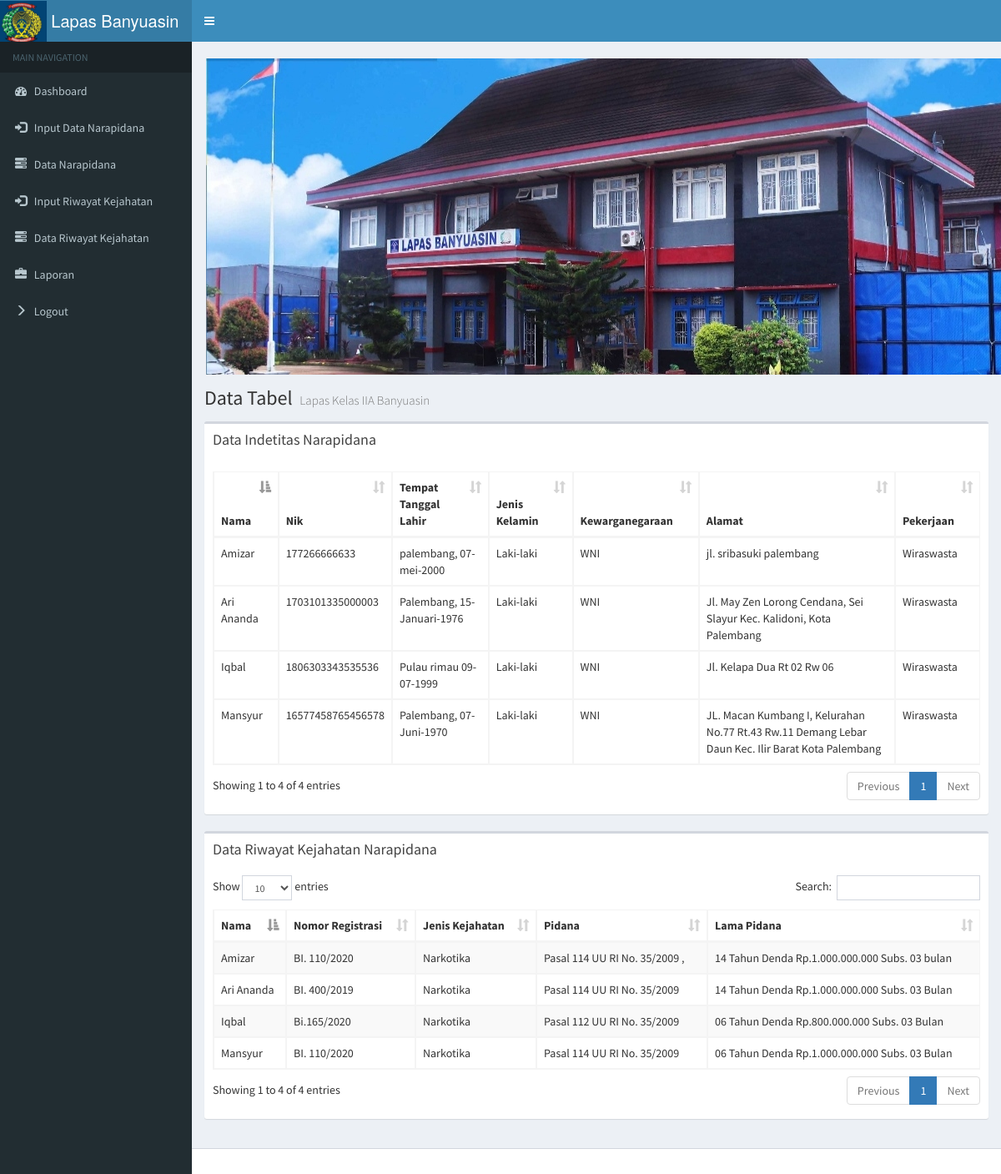
Screenshot of /index.php (signed in) with the database file from the repository.
### tables this page shows
CREATE TABLE `napi` (
  `id` int(11) NOT NULL,
  `nama` varchar(222) NOT NULL,
  `nik` varchar(222) NOT NULL,
  `tmpt_tgl` varchar(222) NOT NULL,
  `jkl` varchar(222) NOT NULL,
  `kwg` varchar(225) NOT NULL,
  `alamat` text NOT NULL,
  `pekerjaan` varchar(222) NOT NULL
);

CREATE TABLE `kejahatan` (
  `id` int(11) NOT NULL,
  `nama` varchar(222) NOT NULL,
  `nmr_regis` varchar(222) NOT NULL,
  `jenis_kjh` varchar(222) NOT NULL,
  `pidana` varchar(222) NOT NULL,
  `lama_pidana` varchar(222) NOT NULL
);

### index.php (the view, shortened to what this page needs)
<!DOCTYPE html>
<html>
<head>
  <link rel="stylesheet" href="bootstrap/css/bootstrap.min.css">
  <link rel="stylesheet" href="https://cdnjs.cloudflare.com/ajax/libs/font-awesome/4.5.0/css/font-awesome.min.css">
  <link rel="stylesheet" href="https://cdnjs.cloudflare.com/ajax/libs/ionicons/2.0.1/css/ionicons.min.css">
  <link rel="stylesheet" href="plugins/datatables/dataTables.bootstrap.css">
  <link rel="stylesheet" href="dist/css/AdminLTE.min.css">
  <link rel="stylesheet" href="dist/css/skins/_all-skins.min.css">
</head>
<body class="hold-transition skin-blue sidebar-mini">
<div class="wrapper">
  <header class="main-header">
    <a href="index.php" class="logo">
      <span class="icon-bar"><img src="a.jpg" width="60px" style="margin-left: -20px;"> Lapas Banyuasin</span>
    </a>
    <nav class="navbar navbar-static-top">
      <a href="#" class="sidebar-toggle" data-toggle="offcanvas" role="button">
      </a>
    </nav>
  </header>
  <aside class="main-sidebar">
    <section class="sidebar">
       <ul class="sidebar-menu">
        <li class="header">MAIN NAVIGATION</li>
        <li class="treeview">
          <a href="index.php">
            <i class="fa fa-dashboard"></i> <span>Dashboard</span>
          </a>
        </li>
        <li class="treeview">
          <a href="input_napi.php">
            <i class="glyphicon glyphicon-log-in"></i> <span>Input Data Narapidana</span>
          </a>
        </li>
        <li class="treeview">
          <a href="data_napi.php">
            <i class="glyphicon glyphicon-tasks"></i> <span>Data Narapidana</span>
          </a>
        </li>
        <li class="treeview">
          <a href="input_kejahatan.php">
            <i class="glyphicon glyphicon-log-in"></i> <span>Input Riwayat Kejahatan</span>
          </a>
        </li>
        <li class="treeview">
          <a href="data_kejahatan.php">
            <i class="glyphicon glyphicon-tasks"></i> <span>Data Riwayat Kejahatan</span>
          </a>
        </li>
        <li class="treeview">
          <a href="cetak.php" target="_blank">
            <i class="glyphicon glyphicon-briefcase"></i> <span>Laporan</span>
          </a>
        </li>
        <li class="treeview">
          <a href="logout.php">
            <i class="glyphicon glyphicon-menu-right"></i> <span>Logout</span>
          </a>
        </li>
      </ul>
    </section>
  </aside>
  <div class="content-wrapper"><section>
  <img style="margin-left: 17px; margin-top: 20px;" src="p.jpg" class="img-fluid" alt="...">
</section>
    <section class="content-header">
      <h1>
        Data Tabel
        <small>Lapas Kelas IIA Banyuasin</small>
      </h1>
    </section>
    <section class="content">
      <div class="row">
        <div class="col-xs-12">
          <div class="box">
            <div class="box-header">
              <h3 class="box-title">Data Indetitas Narapidana</h3>
            </div>
            <div class="box-body">
              <table id="example2" class="table table-bordered table-hover">
                <thead>
                <tr>
                  <th>Nama</th>
                  <th>Nik</th>
                  <th>Tempat Tanggal Lahir</th>
                  <th>Jenis Kelamin</th>
                  <th>Kewarganegaraan</th>
                  <th>Alamat</th>
                  <th>Pekerjaan</th>
                </tr>
                </thead>
                <tbody>
                  <?php
                      include 'koneksi.php';
                    $barang = mysqli_query($koneksi,"SELECT * FROM napi");
                    while($b = mysqli_fetch_array($barang)){
                      ?>
                      <tr>
                        <td><?php echo $b['nama']; ?></td>
                        <td><?php echo $b['nik']; ?></td>
                        <td><?php echo $b['tmpt_tgl']; ?></td>
                        <td><?php echo $b['jkl']; ?></td>
                        <td><?php echo $b['kwg']; ?></td>
                        <td><?php echo $b['alamat']; ?></td>
                        <td><?php echo $b['pekerjaan']; ?></td>
                      </tr>
                      <?php
                    }
                    ?>
                </tbody>
              </table>
            </div>
          </div>
          <div class="box">
            <div class="box-header">
              <h3 class="box-title">Data Riwayat Kejahatan Narapidana</h3>
            </div>
            <div class="box-body">
              <table id="example1" class="table table-bordered table-striped">
                <thead>
                <tr>
                  <th>Nama</th>
                  <th>Nomor Registrasi</th>
                  <th>Jenis Kejahatan</th>
                  <th>Pidana</th>
                  <th>Lama Pidana</th>
                </tr>
                </thead>
                <tbody>
                  <?php
                      include 'koneksi.php';
                    $barang = mysqli_query($koneksi,"SELECT * FROM kejahatan");
                    while($b = mysqli_fetch_array($barang)){
                      ?>
                      <tr>
                        <td><?php echo $b['nama']; ?></td>
                        <td><?php echo $b['nmr_regis']; ?></td>
                        <td><?php echo $b['jenis_kjh']; ?></td>
                        <td><?php echo $b['pidana']; ?></td>
                        <td><?php echo $b['lama_pidana']; ?></td>
                      </tr>
                      <?php
                    }
                    ?>
                </tbody>
              </table>
            </div>
          </div>
        </div>
      </div>
    </section>
  </div>
  <footer class="main-footer">
  </footer>
</div>
</body>
</html>

### rows the page displays
napi: nama "Mansyur", nik "16577458765456578", tmpt_tgl "Palembang, 07-Juni-1970", jkl "Laki-laki", kwg "WNI", alamat "JL. Macan Kumbang I, Kelurahan No.77 Rt.43 Rw.11 Demang Lebar Daun Kec. Ilir Barat Kota Palembang", pekerjaan "Wiraswasta"
napi: nama "Ari Ananda", nik "1703101335000003", tmpt_tgl "Palembang, 15-Januari-1976", jkl "Laki-laki", kwg "WNI", alamat "Jl. May Zen Lorong Cendana, Sei Slayur Kec. Kalidoni, Kota Palembang", pekerjaan "Wiraswasta"
napi: nama "Iqbal", nik "1806303343535536", tmpt_tgl "Pulau rimau 09-07-1999", jkl "Laki-laki", kwg "WNI", alamat "Jl. Kelapa Dua Rt 02 Rw 06", pekerjaan "Wiraswasta"
napi: nama "Amizar", nik "177266666633", tmpt_tgl "palembang, 07-mei-2000", jkl "Laki-laki", kwg "WNI", alamat "jl. sribasuki palembang", pekerjaan "Wiraswasta"
kejahatan: nama "Mansyur", nmr_regis "BI. 110/2020", jenis_kjh "Narkotika", pidana "Pasal 114 UU RI No. 35/2009", lama_pidana "06 Tahun Denda Rp.1.000.000.000 Subs. 03 Bulan"
kejahatan: nama "Ari Ananda", nmr_regis "BI. 400/2019", jenis_kjh "Narkotika", pidana "Pasal 114 UU RI No. 35/2009", lama_pidana "14 Tahun Denda Rp.1.000.000.000 Subs. 03 Bulan"
kejahatan: nama "Iqbal", nmr_regis "Bi.165/2020", jenis_kjh "Narkotika", pidana "Pasal 112 UU RI No. 35/2009", lama_pidana "06 Tahun Denda Rp.800.000.000 Subs. 03 Bulan"
kejahatan: nama "Amizar", nmr_regis "BI. 110/2020", jenis_kjh "Narkotika", pidana "Pasal 114 UU RI No. 35/2009 ,", lama_pidana "14 Tahun Denda Rp.1.000.000.000 Subs. 03 bulan"
